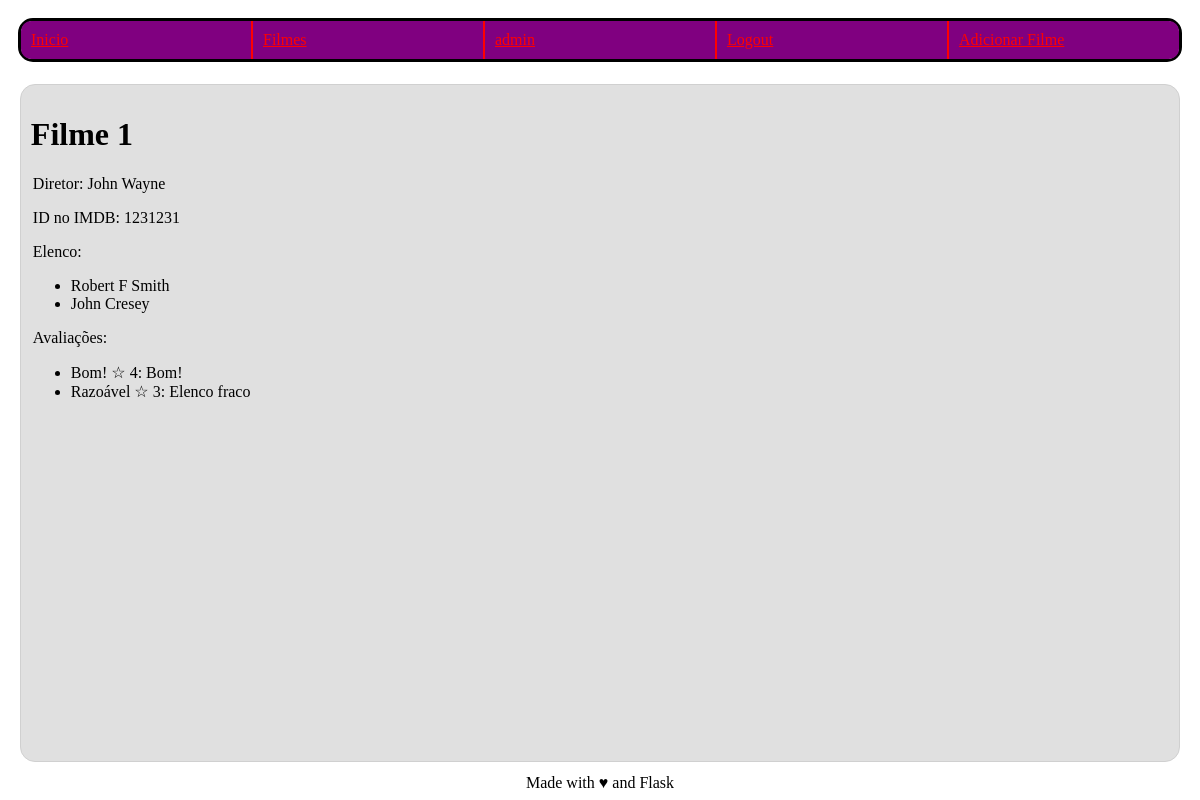
Screenshot of /filme/3/ (signed in) with the database file from the repository.
### imdb/usuario/models.py (models this page shows, shortened)
class Usuario(db.Model, UserMixin):
   bcrypt = Bcrypt()
   __tablename__ = 'usuario'
   id = db.Column(db.Integer, primary_key=True)
   email = db.Column(db.String(80), unique=True, nullable=False)
   username = db.Column(db.String(80), unique=True, nullable=False)
   senha = db.Column(db.String(255),nullable = False)
   funcao = db.Column(db.String(50), server_default="user", nullable=False) #admin ou normal
   avaliacoes = db.relationship(Avaliacao, backref='usuario', lazy= True)

### imdb/filme/models.py (models this page shows, shortened)
class Filme(db.Model):
   __tablename__ = 'filme'
   id = db.Column(db.Integer, primary_key=True)
   titulo = db.Column(db.String(160), unique=True, nullable=False)
   id_imdb = db.Column(db.String(7), unique=True, nullable=False)
   atores = db.Column(db.String(1000), nullable=False)
   diretor = db.Column(db.String(160), nullable=False)
   avaliacoes = db.relationship('Avaliacao', cascade="all,delete", backref='filme', lazy= True)

class Avaliacao(db.Model):
    __tablename__ = 'avaliacao'
    id = db.Column(db.Integer, primary_key=True)
    titulo = db.Column(db.String(200), nullable=False)
    corpo = db.Column(db.String(500))
    estrelas = db.Column(db.Integer, nullable=False)
    id_filme = db.Column(db.Integer, db.ForeignKey('filme.id'), nullable=False)
    id_usuario = db.Column(db.Integer, db.ForeignKey('usuario.id'), nullable=False)

### imdb/filme/views.py (the view)
@filme.route("/<id_filme>/")
def visualizar(id_filme):
    filme = Filme.query.get_or_404(id_filme)
    comentarios = Avaliacao.query.filter(Avaliacao.id_filme==id_filme)
    return render_template("visualizar.html.j2", filme=filme, comentarios=comentarios)

### imdb/usuario/models.py (called while the page is built)
@login_manager.user_loader
def load_user(user_id):
    return Usuario.query.get(user_id)

### imdb/filme/templates/visualizar.html.j2 (shortened to what this page needs)
{% extends "base.html.j2" %}
{% block content %}
  <h1>{{filme.titulo}}</h1>
  <p>Diretor: {{filme.diretor}}</p>
  <p>ID no IMDB: {{filme.id_imdb}}</p>
  <p>Elenco: </p>
  <ul>
    {% for ator in filme.atores.split(',')%}
    <li>{{ator}}</li>
    {% endfor%}
  </ul>
  <p>Avaliações: </p>
  <ul>
    {% for comentario in comentarios %}
    <li>{{comentario.titulo}} <a>&star;</a> {{comentario.estrelas}}: {{comentario.corpo}}</li>
    {% endfor%}
  </ul>
{% endblock %}

### imdb/templates/base.html.j2 (shortened to what this page needs)
<!DOCTYPE html>
<html>
  <head>
    {% block head %}
    <link rel="stylesheet" href="{{ url_for('static', filename='styles/style.css') }}">
    {% endblock %}
  </head>
  <body>
    {% block navbar %}
      <nav>
        <a href="{{url_for('principal.index')}}">Inicio</a>
        <a href="{{url_for('filme.lista')}}">Filmes</a>
        {% if not current_user.is_authenticated %}
          <a href="{{url_for('principal.login')}}">Login</a>
          <a href="{{url_for('usuario.cadastrar_usuario')}}">Cadastrar</a>
        {% else %}
          <a href="{{url_for('usuario.perfil')}}">{{current_user.username}}</a>
          <a href="{{url_for('principal.logout')}}">Logout</a>
        {% endif %}
        {% if current_user.funcao == "admin" %}
          <a href="{{url_for('filme.adicionar')}}">Adicionar Filme</a>
        {% endif %}
      </nav>
    {% endblock %}
    <div id="content">{% block content %}{% endblock %}</div>
    <div id="footer">
      {% block footer %}
      Made with &hearts; and Flask
      {% endblock %}
    </div>
  </body>
</html>

### imdb/static/styles/style.css (style rules this page uses)
#content { margin: 1%; background-color: #e0e0e0; border-color: #d0d0d0; border-style: solid; border-width: thin; border-radius: 15px }
p { margin-left: 2px; }
#footer { align-self: center; }
nav { margin: 10px; border-style: solid; display: flex; flex-wrap: wrap; }
nav a { flex: 1; padding: 10px; margin: 0px; float: left; background-color: purple; color: red; border-top-right-radius: 0; border-bottom-right-radius: 0; }
nav a:nth-child(n+2) { border-left-style: solid; border-radius: 0; border-left-width: 2px; }
nav a:first-child { border-left: 0px; border-top-left-radius: 10px; border-bottom-left-radius: 10px; }
nav a:last-child { border-right: 0px; border-top-right-radius: 10px; border-bottom-right-radius: 10px; }
html, body { height: 100%; display: flex; flex-direction: column; }
#content { height: 100%; padding: 10px; }
* { border-radius: 15px; }

### rows the page displays
Usuario: username "admin"
Filme: titulo "Filme 1", diretor "John Wayne", id_imdb "1231231"
Avaliacao: titulo "Bom!", estrelas "4", corpo "Bom!"
Avaliacao: titulo "Razoável", estrelas "3", corpo "Elenco fraco"

### other values shown
{{ ator }} "Robert F Smith" "John Cresey"
